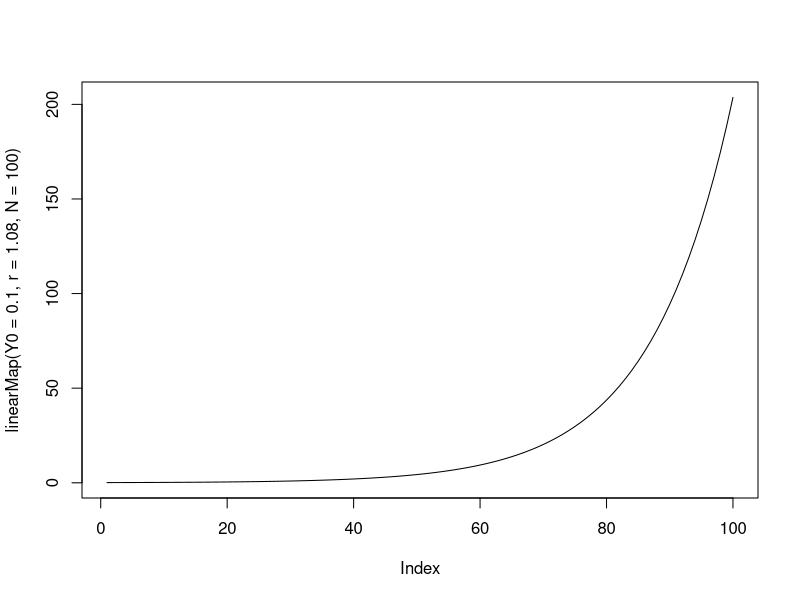
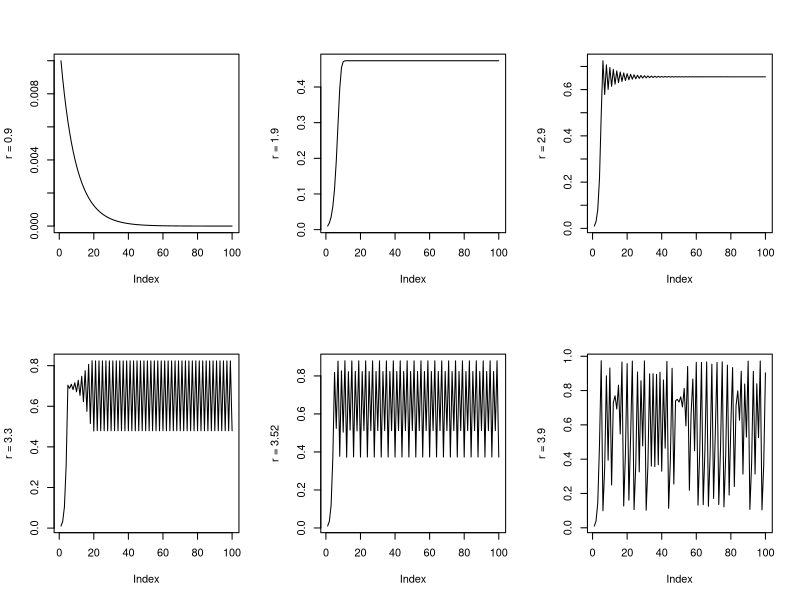
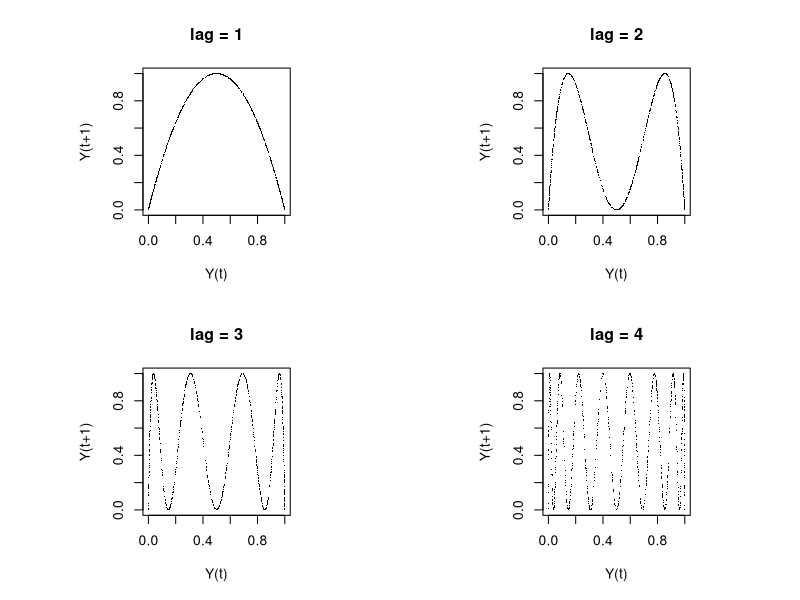

Reproduce these figures in R, in order.
## ---- chunk 1
knitr::opts_chunk$set(include=TRUE, tidy = FALSE)
## ---- chunk 2
# Linear Map
linearMap <- function(Y0 = 0, r = 1, N = 100){
  
  # Initialize Y as vector of Y0, followed by N-1 empty slots (NA).
  Y <- c(Y0, rep(NA,N-1))
  
  # Then, you need create the iteration
  for(i in 1:(N-1)){
    
    Y[i+1] <- r * Y[i] # The linear difference equation
    
    }
  
  return(Y)
}
## ---- chunk 3
plot(linearMap(Y0=0.1,r=1.08,N=100), type = "l")
## ---- chunk 4
# Logistic Map
logisticMap <- function(Y0 = 0.01, r = 1, N = 100){
    
    # Initialize Y as vector of Y0, followed by N-1 empty slots (NA).
    Y <- c(Y0, rep(NA,N-1))
    
    # Then, you need create the iteratation
    for(i in 1:(N-1)){
        
    Y[i+1] <- r * Y[i] * (1 - Y[i]) # The quadratic difference equation
       
    }
    
    return(Y)
}
## ---- chunk 5
library(plyr)
rs <- c(0.9,1.9,2.9,3.3,3.52,3.9)
op<-par(mfrow=c(2,3))
l_ply(rs,function(r) plot(logisticMap(r=r),ylab = paste("r =",r) ,type = "l"))
par(op)
## ---- chunk 6
lags <- c(1,2,3,4)
N <- 1000
op <- par(mfrow = c(2,2), pty = "s")
l_ply(lags, function(l) {plot(dplyr::lag(logisticMap(r=4,N=N),l), logisticMap(r=4,N=N), pch = ".", xlim = c(0,1), ylim = c(0,1), xlab = "Y(t)", ylab = "Y(t+1)",  main = paste("lag =",l))})
par(op)
